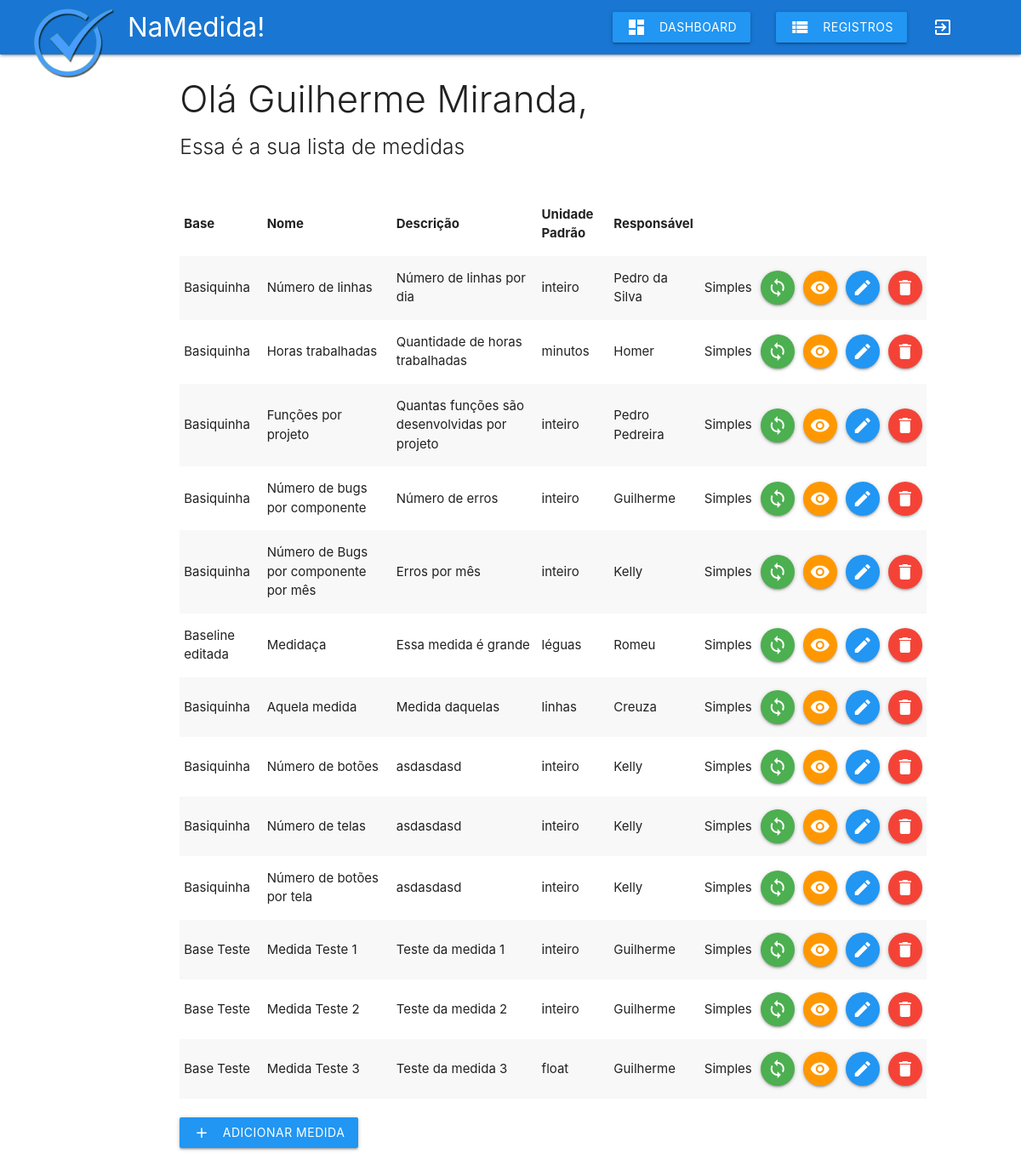
The app's page /php/medida.php (signed in) with its own data.
### tables this page shows
CREATE TABLE `usuario` (
  `idUsuario` int(11) NOT NULL,
  `login` varchar(45) DEFAULT NULL,
  `senha` varchar(32) DEFAULT NULL,
  `nome` varchar(45) DEFAULT NULL
);

CREATE TABLE `medida` (
  `idMedida` int(11) NOT NULL,
  `idBase` int(11) DEFAULT NULL,
  `nome` varchar(45) DEFAULT NULL,
  `descricao` varchar(255) DEFAULT NULL,
  `unidade_padrao` varchar(45) DEFAULT NULL,
  `responsavel` varchar(45) DEFAULT NULL,
  `tipo` tinyint(4) DEFAULT NULL
);

CREATE TABLE `base` (
  `idBase` int(11) NOT NULL,
  `nome` varchar(45) DEFAULT NULL,
  `descricao` varchar(255) DEFAULT NULL,
  `idProjeto` int(11) DEFAULT NULL
);

### php/includes/dados-usuario.php (called while the page is built, shortened)
<?php
$id = $_SESSION['idUsuario'];
$sql = "SELECT * FROM usuario WHERE idUsuario = '$id'";
$resultado = mysqli_query($connect, $sql);
$dados = mysqli_fetch_array($resultado);
$ids_base = array();

### php/includes/cabecalhos.php (called while the page is built, shortened)
<?php
$medida[] = 'Base';
$medida[] = 'Nome';
$medida[] = 'Descrição';
$medida[] = 'Unidade Padrão';
$medida[] = 'Responsável';

### php/medida.php (the view, shortened to what this page needs)
<?php
include_once 'db_connect.php';
include_once 'includes/header.php';
include_once 'includes/dados-usuario.php';
include_once 'includes/cabecalhos.php';
include_once 'includes/navbar.php';
?>
<div class="row">
	<div class="col s12 m9 push-m2">
		<h3 class="light"> Olá <?php echo $dados['nome']; ?>,</h3>
		<h5 class="light">Essa é a sua lista de medidas </h5>
		<table class="striped responsive-table">
			<thead>
				<tr>
				<?php
					foreach ($medida as $key) {
						echo "<th>$key</th>";
					}
				?>
				</tr>
			</thead>
			<tbody>
				<?php
					$sql = "SELECT * FROM Medida WHERE ";
					for ($i=0; $i < count($ids_base); $i++) {
						if ($i == 0):
							$sql = $sql."idBase = '$ids_base[$i]'";
						else:
							$sql = $sql." or idBase = '$ids_base[$i]'";
						endif;
					}
					$resultado = mysqli_query($connect, $sql);
					while ($medida_dados = mysqli_fetch_array($resultado)):
				?>
				<tr>
					<td><?php
						$id = $medida_dados['idBase'];
						$sql = "SELECT nome FROM Base WHERE idBase = '$id'";
						$base_nome = mysqli_query($connect, $sql);
						$base_nome = mysqli_fetch_array($base_nome);
						echo $base_nome['nome'];
					?></td>
					<td><?php echo $medida_dados['nome']; ?></td>
					<td><?php echo $medida_dados['descricao']; ?></td>
					<td><?php echo $medida_dados['unidade_padrao']; ?></td>
					<td><?php echo $medida_dados['responsavel']; ?></td>
					<td><?php
						if($medida_dados['tipo'] == 0):
							echo "Simples";
						else:
							echo "Derivada";
						endif;
					?></td>
					<td><a href="vinculo-medida.php?idMedida=<?php echo $medida_dados['idMedida']; ?>" class="btn-floating green"><i class="material-icons">sync</i></a></td>
					<td><a href="lista-coleta-medida.php?idMedida=<?php echo $medida_dados['idMedida']; ?>" class="btn-floating orange"><i class="material-icons">remove_red_eye</i></a></td>
					<td><a href="editar-medida.php?idMedida=<?php echo $medida_dados['idMedida']; ?>" class="btn-floating blue"><i class="material-icons">edit</i></a></td>
					<td><a href="#modal<?php echo $medida_dados['idMedida']; ?>" class="btn-floating red modal-trigger"><i class="material-icons">delete</i></a></td>
				</tr>
				<?php endwhile; ?>
			</tbody>
		</table>
		<br>
		<a class='btn waves-effect waves-light blue' href='adicionar-medida.php'>adicionar medida<i class="material-icons left">add</i></a>
	</div>
</div>
<?php
include_once 'includes/footer.php';
?>

### php/includes/style.php (style rules this page uses)
.responsive-table { margin-top: 40px; }

### records on screen
usuario: nome "Guilherme Miranda"
medida: idBase.nome "Basiquinha", nome "Número de linhas", descricao "Número de linhas por dia", unidade_padrao "inteiro", responsavel "Pedro da Silva", tipo "Simples"
medida: idBase.nome "Basiquinha", nome "Horas trabalhadas", descricao "Quantidade de horas trabalhadas", unidade_padrao "minutos", responsavel "Homer", tipo "Simples"
medida: idBase.nome "Basiquinha", nome "Funções por projeto", descricao "Quantas funções são desenvolvidas por projeto", unidade_padrao "inteiro", responsavel "Pedro Pedreira", tipo "Simples"
medida: idBase.nome "Basiquinha", nome "Número de bugs por componente", descricao "Número de erros", unidade_padrao "inteiro", responsavel "Guilherme", tipo "Simples"
medida: idBase.nome "Basiquinha", nome "Número de Bugs por componente por mês", descricao "Erros por mês", unidade_padrao "inteiro", responsavel "Kelly", tipo "Simples"
medida: idBase.nome "Baseline editada", nome "Medidaça", descricao "Essa medida é grande", unidade_padrao "léguas", responsavel "Romeu", tipo "Simples"
medida: idBase.nome "Basiquinha", nome "Aquela medida", descricao "Medida daquelas", unidade_padrao "linhas", responsavel "Creuza", tipo "Simples"
medida: idBase.nome "Basiquinha", nome "Número de botões", descricao "asdasdasd", unidade_padrao "inteiro", responsavel "Kelly", tipo "Simples"
medida: idBase.nome "Basiquinha", nome "Número de telas", descricao "asdasdasd", unidade_padrao "inteiro", responsavel "Kelly", tipo "Simples"
medida: idBase.nome "Basiquinha", nome "Número de botões por tela", descricao "asdasdasd", unidade_padrao "inteiro", responsavel "Kelly", tipo "Simples"
medida: idBase.nome "Base Teste", nome "Medida Teste 1", descricao "Teste da medida 1", unidade_padrao "inteiro", responsavel "Guilherme", tipo "Simples"
medida: idBase.nome "Base Teste", nome "Medida Teste 2", descricao "Teste da medida 2", unidade_padrao "inteiro", responsavel "Guilherme", tipo "Simples"
medida: idBase.nome "Base Teste", nome "Medida Teste 3", descricao "Teste da medida 3", unidade_padrao "float", responsavel "Guilherme", tipo "Simples"

### other values on screen
$key "Base"
$key "Nome"
$key "Descrição"
$key "Unidade Padrão"
$key "Responsável"
